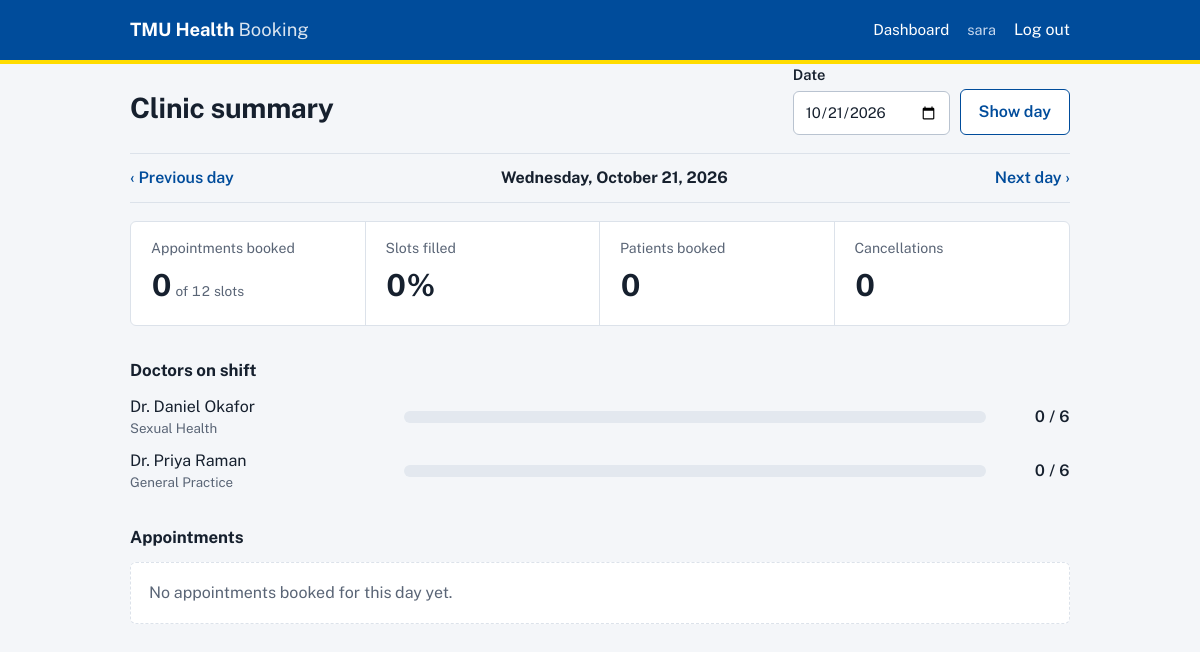
The app's page /admin/dashboard?date=2026-10-21 (signed in) with its own data.
### tables this page shows
CREATE TABLE users (
    id            INTEGER PRIMARY KEY AUTOINCREMENT,
    full_name     TEXT    NOT NULL,
    email         TEXT    NOT NULL UNIQUE,
    student_id    TEXT,
    password_hash TEXT    NOT NULL,
    role          TEXT    NOT NULL CHECK (role IN ('patient', 'admin')),
    created_at    TEXT    NOT NULL DEFAULT (datetime('now'))
);

CREATE TABLE doctors (
    id         INTEGER PRIMARY KEY AUTOINCREMENT,
    full_name  TEXT NOT NULL,
    specialty  TEXT NOT NULL,
    department TEXT NOT NULL
);

### admin.py (the view)
@bp.route("/dashboard")
@login_required(role="admin")
def dashboard():
    db = get_db()
    day = parse_date(request.args.get("date")) or date.today()
    appts = db.execute(
        """SELECT a.*, u.full_name AS patient_name, u.email AS patient_email, u.student_id,
                  d.full_name AS doctor_name, d.specialty
           FROM appointments a
           JOIN users u ON u.id = a.patient_id
           JOIN doctors d ON d.id = a.doctor_id
           WHERE a.appt_date = ?
           ORDER BY a.start_time, d.full_name""",
        (day.isoformat(),),
    ).fetchall()
    booked = [a for a in appts if a["status"] == "booked"]
    doctors = []
    for d in db.execute("SELECT * FROM doctors ORDER BY full_name"):
        capacity = len(all_slots(d["id"], day))
        if capacity == 0:
            continue
        count = sum(1 for a in booked if a["doctor_id"] == d["id"])
        doctors.append({"doctor": d, "capacity": capacity, "booked": count,
                        "pct": round(100 * count / capacity)})
    capacity = sum(x["capacity"] for x in doctors)
    summary = {
        "booked": len(booked),
        "cancelled": sum(1 for a in appts if a["status"] == "cancelled"),
        "patients": len({a["patient_id"] for a in booked}),
        "capacity": capacity,
        "pct": round(100 * len(booked) / capacity) if capacity else 0,
    }
    return render_template(
        "dashboard.html", day=day, summary=summary, doctors=doctors, appts=appts,
        prev_day=day - timedelta(days=1), next_day=day + timedelta(days=1),
    )

### auth.py (called while the page is built)
def csrf_token():
    if "csrf" not in session:
        session["csrf"] = secrets.token_hex(16)
    return session["csrf"]

def check_csrf():
    if request.method == "POST":
        sent = request.form.get("csrf", "")
        if not hmac.compare_digest(sent, session.get("csrf", "")):
            abort(400, "Form expired. Go back, refresh the page, and try again.")

@bp.before_app_request
def load_user():
    check_csrf()
    uid = session.get("user_id")
    g.user = None
    if uid is not None:
        g.user = get_db().execute("SELECT * FROM users WHERE id = ?", (uid,)).fetchone()

def login_required(role=None):
    def decorator(view):
        @functools.wraps(view)
        def wrapped(**kwargs):
            if g.user is None:
                flash("Log in to continue.", "info")
                return redirect(url_for("auth.login", next=request.path))
            if role and g.user["role"] != role:
                abort(403)
            return view(**kwargs)
        return wrapped
    return decorator

### db.py (called while the page is built)
def get_db():
    if "db" not in g:
        g.db = sqlite3.connect(current_app.config["DATABASE"])
        g.db.row_factory = sqlite3.Row
        g.db.execute("PRAGMA foreign_keys = ON")
    return g.db

### scheduling.py (called while the page is built)
def parse_date(value):
    try:
        return datetime.strptime(value, "%Y-%m-%d").date()
    except (TypeError, ValueError):
        return None

def _times_between(start, end, minutes):
    t = datetime.strptime(start, "%H:%M")
    stop = datetime.strptime(end, "%H:%M")
    while t + timedelta(minutes=minutes) <= stop:
        yield t.strftime("%H:%M")
        t += timedelta(minutes=minutes)

def all_slots(doctor_id, day):
    rows = get_db().execute(
        "SELECT start_time, end_time, slot_minutes FROM doctor_schedules WHERE doctor_id = ? AND weekday = ?",
        (doctor_id, day.weekday()),
    ).fetchall()
    slots = []
    for r in rows:
        slots.extend(_times_between(r["start_time"], r["end_time"], r["slot_minutes"]))
    return sorted(slots)

### templates/dashboard.html (shortened to what this page needs)
{% extends "base.html" %}
{% block content %}
<div class="pagehead">
  <h1>Clinic summary</h1>
  <form method="get" class="filters">
    <label>Date<input type="date" name="date" value="{{ day.isoformat() }}"></label>
    <button class="btn ghost">Show day</button>
  </form>
</div>
<div class="daynav">
  <a href="{{ url_for('admin.dashboard', date=prev_day.isoformat()) }}">‹ Previous day</a>
  <strong>{{ day.strftime('%A, %B %d, %Y') }}</strong>
  <a href="{{ url_for('admin.dashboard', date=next_day.isoformat()) }}">Next day ›</a>
</div>
<dl class="stats">
  <div><dt>Appointments booked</dt><dd>{{ summary.booked }}<small> of {{ summary.capacity }} slots</small></dd></div>
  <div><dt>Slots filled</dt><dd>{{ summary.pct }}%</dd></div>
  <div><dt>Patients booked</dt><dd>{{ summary.patients }}</dd></div>
  <div><dt>Cancellations</dt><dd>{{ summary.cancelled }}</dd></div>
</dl>
<h2 class="section">Doctors on shift</h2>
{% if doctors %}
<ul class="load">
  {% for d in doctors %}
    <li>
      <span class="name">{{ d.doctor.full_name }} <small>{{ d.doctor.specialty }}</small></span>
      <span class="bar" aria-hidden="true"><span style="width: {{ d.pct }}%"></span></span>
      <span class="count">{{ d.booked }} / {{ d.capacity }}</span>
    </li>
  {% endfor %}
</ul>
{% else %}
  <p class="empty">No doctors are scheduled on this day.</p>
{% endif %}
<h2 class="section">Appointments</h2>
{% if appts %}
<div class="tablewrap">
<table>
  <thead><tr><th>Time</th><th>Patient</th><th>Student no.</th><th>Doctor</th><th>Reason</th><th>Status</th></tr></thead>
  <tbody>
  {% for a in appts %}
    <tr class="{{ a.status }}">
      <td>{{ a.start_time }}</td>
      <td>{{ a.patient_name }}<br><small>{{ a.patient_email }}</small></td>
      <td>{{ a.student_id or '' }}</td>
      <td>{{ a.doctor_name }}<br><small>{{ a.specialty }}</small></td>
      <td>{{ a.reason or '' }}</td>
      <td><span class="tag {{ a.status }}">{{ a.status|capitalize }}</span></td>
    </tr>
  {% endfor %}
  </tbody>
</table>
</div>
{% else %}
  <p class="empty">No appointments booked for this day yet.</p>
{% endif %}
{% endblock %}

### templates/base.html (shortened to what this page needs)
<!doctype html>
<html lang="en">
<head>
  <link rel="stylesheet" href="{{ url_for('static', filename='style.css') }}">
</head>
<body>
  <header class="topbar">
    <div class="wrap topbar-inner">
      <a class="brand" href="{{ url_for('index') }}">TMU Health <span>Booking</span></a>
      <nav>
        {% if g.user %}
          {% if g.user.role == 'patient' %}
            <a href="{{ url_for('booking.book') }}">Book</a>
            <a href="{{ url_for('booking.my_appointments') }}">My appointments</a>
          {% else %}
            <a href="{{ url_for('admin.dashboard') }}">Dashboard</a>
          {% endif %}
          <span class="who">{{ g.user.full_name }}</span>
          <form method="post" action="{{ url_for('auth.logout') }}">
            <button class="linkbtn">Log out</button>
          </form>
        {% else %}
          <a href="{{ url_for('auth.login') }}">Log in</a>
          <a href="{{ url_for('auth.register') }}">Create account</a>
        {% endif %}
      </nav>
    </div>
  </header>
  <main class="wrap">
    {% block content %}{% endblock %}
  </main>
</body>
</html>

### static/style.css (style rules this page uses)
:root { --blue: #004c9b; --blue-dark: #003670; --gold: #ffdc00; --ink: #16202e; --muted: #5a6576; --line: #dce2ea; --bg: #f4f6f9; --card: #ffffff; --ok: #1e7f4f; --bad: #b3261e; --radius: 6px; font-family: "Public Sans", system-ui, -apple-system, "Segoe UI", Arial, sans-serif; color: var(--ink); }
* { box-sizing: border-box; }
body { margin: 0; background: var(--bg); line-height: 1.5; }
a { color: var(--blue); }
.wrap { max-width: 980px; margin: 0 auto; padding: 0 20px; }
main { padding-top: 28px; padding-bottom: 60px; }
.topbar { background: var(--blue); border-bottom: 4px solid var(--gold); }
.topbar-inner { display: flex; align-items: center; justify-content: space-between; gap: 16px; min-height: 60px; flex-wrap: wrap; }
.brand { color: #fff; font-weight: 700; font-size: 1.15rem; text-decoration: none; }
.brand span { font-weight: 400; opacity: .85; }
nav { display: flex; align-items: center; gap: 18px; flex-wrap: wrap; }
nav a, .linkbtn { color: #fff; text-decoration: none; font-size: .95rem; }
.who { color: #c9daf0; font-size: .9rem; }
nav form { margin: 0; }
.linkbtn { background: none; border: 0; padding: 0; cursor: pointer; font: inherit; }
h1 { font-size: 1.75rem; margin: 0 0 6px; letter-spacing: -.01em; }
h2 { font-size: 1.1rem; margin: 0; }
.section { margin: 32px 0 12px; font-size: 1.05rem; }
small { color: var(--muted); font-weight: 400; }
label { display: grid; gap: 5px; font-weight: 600; font-size: .92rem; }
input, select { font: inherit; font-weight: 400; padding: 9px 11px; border: 1px solid #b9c3d0; border-radius: var(--radius); background: #fff; color: var(--ink); }
.btn { display: inline-block; font: inherit; font-weight: 600; background: var(--blue); color: #fff; border: 0; border-radius: var(--radius); padding: 10px 18px; cursor: pointer; text-decoration: none; text-align: center; }
.btn.ghost { background: #fff; color: var(--blue); border: 1px solid var(--blue); }
.pagehead { display: flex; justify-content: space-between; align-items: flex-end; gap: 16px; flex-wrap: wrap; margin-bottom: 18px; }
.filters { display: flex; gap: 10px; align-items: flex-end; flex-wrap: wrap; }
.daynav { display: flex; justify-content: space-between; align-items: center; padding: 12px 0; border-top: 1px solid var(--line); border-bottom: 1px solid var(--line); margin-bottom: 18px; }
.daynav a { text-decoration: none; font-weight: 600; }
.full, .empty { color: var(--muted); margin: 0; }
.empty { padding: 18px; background: var(--card); border: 1px dashed var(--line); border-radius: var(--radius); }
.stats { display: grid; grid-template-columns: repeat(4, 1fr); gap: 0; margin: 0; background: var(--card); border: 1px solid var(--line); border-radius: var(--radius); }
.stats div { padding: 16px 20px; border-right: 1px solid var(--line); }
.stats div:last-child { border-right: 0; }
.stats dt { font-size: .88rem; color: var(--muted); }
.stats dd { margin: 4px 0 0; font-size: 1.9rem; font-weight: 700; font-variant-numeric: tabular-nums; }
.stats dd small { font-size: .85rem; }
.load { list-style: none; padding: 0; margin: 0; display: grid; gap: 10px; }
.load li { display: grid; grid-template-columns: 260px 1fr 70px; gap: 14px; align-items: center; }
.load .name small { display: block; }
.bar { height: 12px; background: #e3e8ef; border-radius: 999px; overflow: hidden; }
.load .count { text-align: right; font-variant-numeric: tabular-nums; font-weight: 600; }

### records on screen
users: user.full_name "sara"
doctors: doctor.full_name "Dr. Daniel Okafor", doctor.specialty "Sexual Health"
doctors: doctor.full_name "Dr. Priya Raman", doctor.specialty "General Practice"

### other values on screen
{{ day.strftime('%A, %B %d, %Y') }} "Wednesday, October 21, 2026"
{{ summary.booked }} "0"
{{ summary.capacity }} "12"
{{ summary.pct }} "0"
{{ summary.patients }} "0"
{{ summary.cancelled }} "0"
{{ d.booked }} "0" "0"
{{ d.capacity }} "6" "6"
